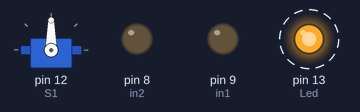
A sketch run on a simulated Arduino Uno, built with avr-gcc and run on an emulated ATmega328P. Shown: servo, output pins drawn as LEDs (lit = HIGH). Dashed ring = blinking.

Above: at 0.5 s.
Timing chart, 0 to 4.6 s (numbered marks = the images above):
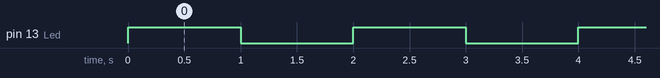

Measured:
- by itself, pin 13 (Led): alternates HIGH for 1.0 s and LOW for 1.0 s

The sketch:

car_code.ino
```cpp
#include <HCSR04.h>
#include <Servo.h>


                                  //Variablen festlegen
Servo S1;
int LED=8;
int in1 = 9;
int in2 = 8;
int Led = 13;
int Trigger = 2;
int Echo = 3;
int Time;
int Distance;
int MIN_DISTANCE = 10;


void setup()
{
    Serial.begin(9600);
    S1.attach(12);
    pinMode (Led, OUTPUT);
    pinMode (9, OUTPUT);
    pinMode (8, OUTPUT);
    pinMode (12, OUTPUT);
    pinMode (Echo, INPUT);
    pinMode (Trigger, OUTPUT);
}


void loop()
{
LEDFlash();
}


void EStop()
{
digitalWrite(in1, LOW); // stop the Engine
digitalWrite(in2, LOW);
delay(1000);
}
void EB()
{
digitalWrite(in1, LOW); //drives back
digitalWrite(in2, HIGH);
delay(1000);
}
void EF()
{
digitalWrite(in1, HIGH); //drive Forward
digitalWrite(in2, LOW);
delay(1000);
}
void SL()
{
S1.write(165); // turns the servo left 165 is how far
delay(1000);
}
void SF()
{
S1.write(120); // turns the servo Forward 120 is the mid
delay(1000);
}
void SR()
{
S1.write(65); // turns the servo right 65 is how far
delay(1000);
}
void LEDFlash()
{
digitalWrite(Led, HIGH); //flash the LED
delay(1000);
digitalWrite(Led, LOW);
delay(1000);
}
void SensorRead()
{
  digitalWrite(Trigger, LOW);
  delay(5);
  digitalWrite(Trigger, HIGH); //US-Sound is being sent
  delay(10);
  digitalWrite(Trigger, LOW);
  Time = pulseIn(Echo, HIGH); //Time integer gets the value of the time from the recieved echo
  Distance = (Time/2)*0.3432; //Distance is Time/2 because the sound has to go back and forth, multiplied by the speed of sound to get distance in meters
  Distance = Distance/10; //By dividing ditance /10 distance is now in centimeters
  Serial.println(Distance);
  if (Distance < MIN_DISTANCE)
  {
    digitalWrite(Led, HIGH);
    EStop();
    EB();
    delay(3000);
    EStop();
  }
  else
  {
    digitalWrite(Led, LOW);
  }
}
//S is for Servo R/L/F is in which diretion
//E is for Engine F/B is for forward or backwards
```
